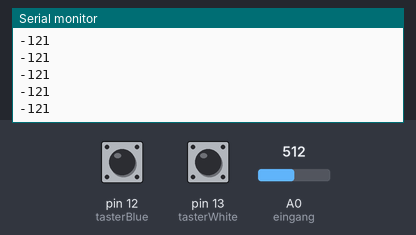
The sketch below on a simulated Arduino Uno, built with avr-gcc and run on an emulated ATmega328P. Shown: the last lines printed to the serial monitor. Inputs (shaded band) come from the test bench; at power-on: A0 (eingang) = 512, pin 12 (tasterBlue) LOW, pin 13 (tasterWhite) LOW.

Above: at 1.2 s.
1.3 s: A0 (eingang) set to 610
At 2.2 s:
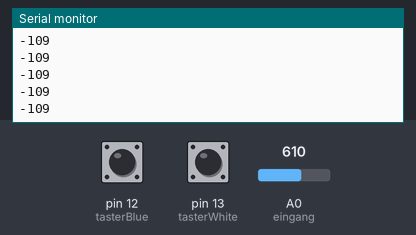
2.8 s: pin 12 (tasterBlue) pulled HIGH for 0.15 s
4.4 s: pin 13 (tasterWhite) pulled HIGH for 0.15 s
6.0 s: A0 (eingang) set to 390
At 6.7 s:
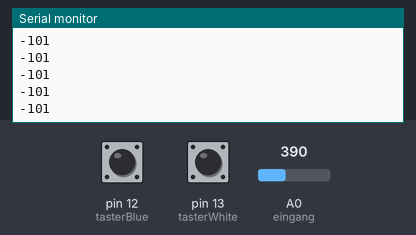
7.5 s: pin 12 (tasterBlue) pulled HIGH for 1 s
At 8.5 s:
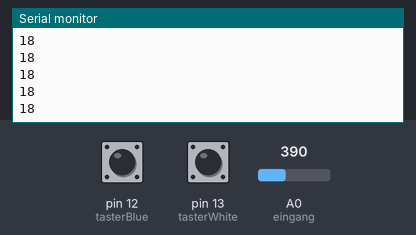
10.0 s: pin 13 (tasterWhite) pulled HIGH for 1 s
At 10.8 s:
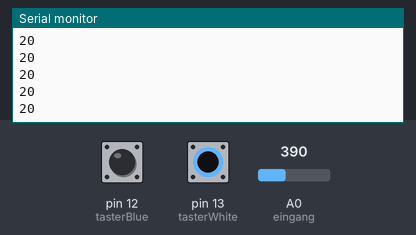
Timing chart, 0 to 13.0 s (numbered marks = the images above; inputs shaded):
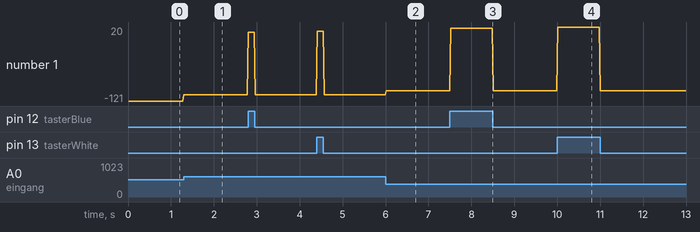

The sketch:

ardruino.ino
```cpp
int tasterWhite = 13;
int tasterBlue = 12;
int sensorWert = 0;
int tasterWhiteStatus = 0;
int tasterBlueStatus = 0;
int eingang = A0;

void setup()
{
  // Initalize the Serialport
  Serial.begin(9600);

  pinMode(tasterBlue, INPUT);
  pinMode(tasterWhite, INPUT);


}

void loop()
{

  delay(20);

  char array[3];


  tasterBlueStatus=digitalRead(tasterBlue);
  if(tasterBlueStatus == HIGH){
      //Serial.flush();
      //Serial.println("jump");
      array[0] = "jump";
  }


  tasterWhiteStatus=digitalRead(tasterWhite);
  if(tasterWhiteStatus == HIGH){
      //Serial.flush();
      //Serial.println(" forward");
      array[1] = "forward";

  }


    sensorWert = analogRead(eingang);


    if(sensorWert > 400 && sensorWert < 600) {
            array[2] = " standStill";
    }
    else if(sensorWert > 600){
            array[2] = " goLeft";
    }
    else if(sensorWert < 400){
            array[2] = " goRight";
    }


    Serial.flush();
    Serial.println(array[0] + array [1] + array[2]);


   free(array);

}
```

Measured:
- after the input at 1.3 s, the serial monitor: prints a new line at once (image 1)
- after the input at 6.0 s, the serial monitor: prints a new line at once (image 2)
- after the input at 7.5 s, the serial monitor: prints a new line at once (image 3)
- after the input at 10.0 s, the serial monitor: prints a new line at once (image 4)
- plotted number 1: -121 → -109 after the input at 1.3 s, -109 → -101 after the input at 6.0 s
